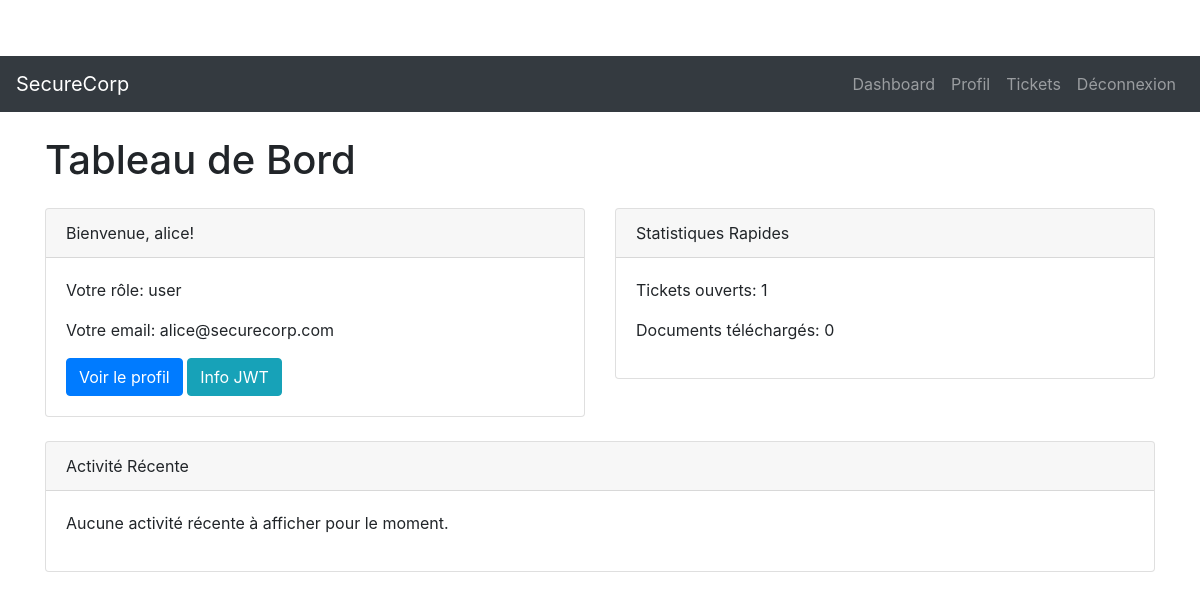
Page /dashboard (signed in) on the committed database.
### database/models.py (models this page shows, shortened)
class User(db.Model):
    id = db.Column(db.Integer, primary_key=True)
    username = db.Column(db.String(80), unique=True, nullable=False)
    password = db.Column(db.String(120), nullable=False)
    role = db.Column(db.String(20), default='user')
    email = db.Column(db.String(120), unique=True, nullable=False)

### app.py (the view)
    @app.route('/dashboard')
    def dashboard():
        if 'user_id' not in session:
            flash('Veuillez vous connecter pour accéder au tableau de bord.', 'warning')
            return redirect(url_for('auth.login'))
        user = User.query.get(session['user_id'])
        if not user:
            flash('Utilisateur non trouvé.', 'danger')
            return redirect(url_for('auth.login'))
        app.logger.info(f"Accès au tableau de bord par {user.username}")
        return render_template('dashboard.html', user=user)

### templates/dashboard.html (shortened to what this page needs)
{% extends "base.html" %}
{% block content %}
    <h1 class="mb-4">Tableau de Bord</h1>
    <div class="row">
        <div class="col-md-6">
            <div class="card mb-4">
                <div class="card-header">Bienvenue, {{ user.username }}!</div>
                <div class="card-body">
                    <p>Votre rôle: {{ user.role }}</p>
                    <p>Votre email: {{ user.email }}</p>
                    <a href="{{ url_for('auth.profile') }}" class="btn btn-primary">Voir le profil</a>
                    <a href="{{ url_for('auth.jwt_info') }}" class="btn btn-info">Info JWT</a>
                </div>
            </div>
        </div>
        <div class="col-md-6">
            <div class="card mb-4">
                <div class="card-header">Statistiques Rapides</div>
                <div class="card-body">
                    <p>Tickets ouverts: {{ user.tickets|length }}</p>
                    <p>Documents téléchargés: {{ user.documents|length }}</p>
                </div>
            </div>
        </div>
    </div>
    <div class="row">
        <div class="col-md-12">
            <div class="card">
                <div class="card-header">Activité Récente</div>
                <div class="card-body">
                    <p>Aucune activité récente à afficher pour le moment.</p>
                </div>
            </div>
        </div>
    </div>
{% endblock %}

### static/css/style.css (style rules this page uses)
body { padding-top: 56px; }

### rows in the picture
User: username "alice", role "user", email "alice@securecorp.com"

### other values in the picture
{{ user.tickets|length }} "1"
{{ user.documents|length }} "0"
